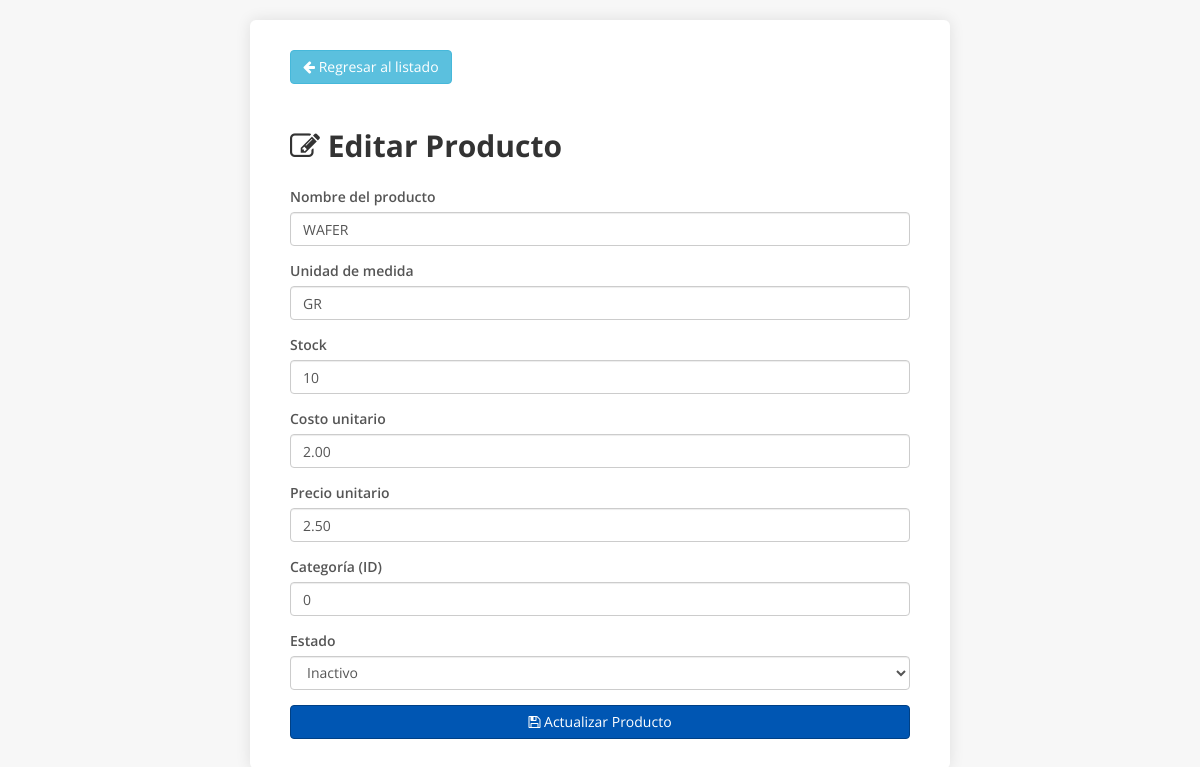
The page /vista/producto/update.php?id=1 on the database its author committed.
### tables this page shows
CREATE TABLE `productos` (
  `idproducto` int(11) NOT NULL,
  `idproveedor` int(11) DEFAULT NULL,
  `nomproducto` varchar(128) DEFAULT NULL,
  `unimed` varchar(15) DEFAULT NULL,
  `stock` int(11) DEFAULT NULL,
  `cosuni` decimal(10,2) DEFAULT NULL,
  `preuni` decimal(10,2) DEFAULT NULL,
  `idcategoria` int(11) DEFAULT NULL,
  `estado` char(1) DEFAULT NULL
);

### includes/db.php (called while the page is built, shortened)
<?php
class DBConection{
public function conectar(){
    try {
        $pdo = new PDO("mysql:host=" .DBHOST. ";dbname=" .DBNAME. ";charset=utf8", DBUSER, DBPASS);
        $pdo->setAttribute(PDO::ATTR_ERRMODE, PDO::ERRMODE_EXCEPTION);
        return $pdo;
    } catch (PDOException $e) {
        echo "Error en la conexión: " . $e->getMessage();
    }
}
}
?>

### controlador/productoController.php (called while the page is built, shortened)
<?php
include $_SERVER['DOCUMENT_ROOT']."/sisventas/modelo/producto.php";
class ProductoController{
public function obtener_producto($id){
    $producto = new Producto();
    return $producto->buscar($id);
}
}

### modelo/producto.php (called while the page is built, shortened)
<?php
include $_SERVER['DOCUMENT_ROOT']."/sisventas/includes/db.php";
class Producto {
    private $con;
    public function __construct(){
        $cnx = new DBConection();
        $this->con = $cnx->conectar();
    }
    public function buscar($id){
    $sql = "SELECT * FROM productos WHERE idproducto = ?";
    $stmt = $this->con->prepare($sql);
    $stmt->execute([$id]);
    return $stmt->fetch(PDO::FETCH_ASSOC);
    }
}

### vista/producto/update.php (the view, shortened to what this page needs)
<?php
include $_SERVER['DOCUMENT_ROOT']."/sisventas/controlador/productoController.php";
$productoCtrl = new ProductoController();
if ($_SERVER['REQUEST_METHOD'] === 'POST') {
    $id = $_POST['idproducto'];
    $nom = $_POST['nomproducto'];
    $unimed = $_POST['unimed'];
    $stock = $_POST['stock'];
    $costo = $_POST['cosuni'];
    $precio = $_POST['preuni'];
    $idcategoria = $_POST['idcategoria'];
    $estado = $_POST['estado'];
    $res = $productoCtrl->actualizar_producto($id, $nom, $unimed, $stock, $costo, $precio, $idcategoria, $estado);
    if ($res) {
        header("Location: listado.php");
        exit;
    } else {
        $message = "Error al actualizar el producto.";
        $class = "alert alert-danger";
    }
} else if (isset($_GET['id'])) {
    $id = $_GET['id'];
    $producto = $productoCtrl->obtener_producto($id);
} else {
    header("Location: listado.php");
    exit;
}
?>
<!DOCTYPE html>
<html lang="es">
<head>
    <link rel="stylesheet" href="https://maxcdn.bootstrapcdn.com/bootstrap/3.3.7/css/bootstrap.min.css">
    <link rel="stylesheet" href="https://maxcdn.bootstrapcdn.com/font-awesome/4.7.0/css/font-awesome.min.css">
</head>
<body>
<div class="container">
    <a href="listado.php" class="btn btn-info btn-back">
        <i class="fa fa-arrow-left"></i> Regresar al listado
    </a>
    <h2><i class="fa fa-pencil-square-o"></i> Editar <b>Producto</b></h2>
    <form method="POST" action="update.php">
        <div class="form-group">
            <label for="nomproducto">Nombre del producto</label>
            <input type="text" name="nomproducto" id="nomproducto" class="form-control" required maxlength="100" value="<?php echo htmlspecialchars($producto['nomproducto']); ?>">
        </div>
        <div class="form-group">
            <label for="unimed">Unidad de medida</label>
            <input type="text" name="unimed" id="unimed" class="form-control" required maxlength="20" value="<?php echo htmlspecialchars($producto['unimed']); ?>">
        </div>
        <div class="form-group">
            <label for="stock">Stock</label>
            <input type="number" name="stock" id="stock" class="form-control" required min="0" value="<?php echo (int)$producto['stock']; ?>">
        </div>
        <div class="form-group">
            <label for="cosuni">Costo unitario</label>
            <input type="text" name="cosuni" id="cosuni" class="form-control" required value="<?php echo htmlspecialchars($producto['cosuni']); ?>">
        </div>
        <div class="form-group">
            <label for="preuni">Precio unitario</label>
            <input type="text" name="preuni" id="preuni" class="form-control" required value="<?php echo htmlspecialchars($producto['preuni']); ?>">
        </div>
        <div class="form-group">
            <label for="idcategoria">Categoría (ID)</label>
            <input type="number" name="idcategoria" id="idcategoria" class="form-control" required min="1" value="<?php echo (int)$producto['idcategoria']; ?>">
        </div>
        <div class="form-group">
            <label for="estado">Estado</label>
            <select name="estado" id="estado" class="form-control" required>
                <option value="0" <?php if($producto['estado'] == 0) echo 'selected'; ?>>Inactivo</option>
            </select>
        </div>
        <button type="submit" class="btn btn-primary btn-block">
            <i class="fa fa-floppy-o"></i> Actualizar Producto
        </button>
    </form>
</div>
</body>
</html>

### vista/producto/update.php (style rules this page uses)
body { font-family: 'Open Sans', sans-serif; background: #f7f7f7; padding: 20px 0; }
.container { max-width: 700px; background: #fff; padding: 30px 40px; border-radius: 6px; box-shadow: 0 0 15px rgba(0,0,0,0.1); }
h2 { font-weight: 700; margin-bottom: 25px; color: #333; }
label { font-weight: 600; color: #555; }
.btn-primary { background-color: #0056b3; border-color: #004085; }
.btn-back { margin-bottom: 25px; }

### rows shown on the page
productos: nomproducto "WAFER", unimed "GR", stock "10", cosuni "2.00", preuni "2.50", idcategoria "0", estado "Inactivo"
